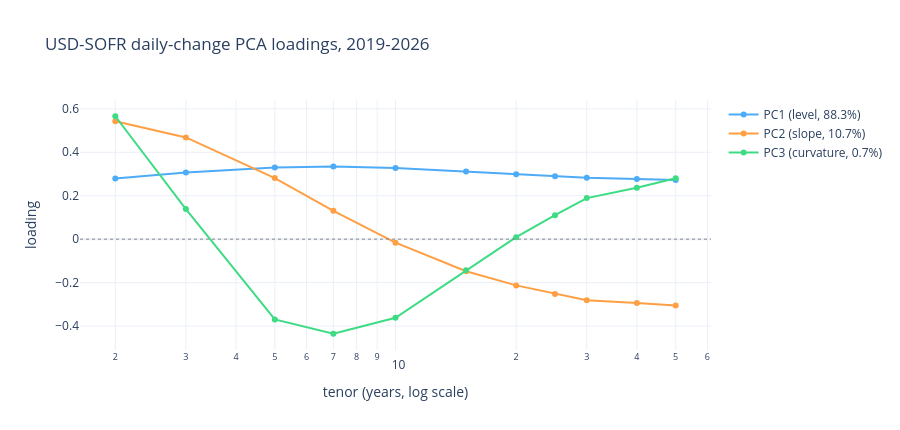

Source (notebook cell):
### Code cell
_fig = go.Figure()
for pc, colour in zip(["PC1", "PC2", "PC3"], ["#4dabf7", "#ff9f43", "#3ddc84"]):
    _fig.add_trace(go.Scatter(
        x=[fa._tenor_years(t) for t in FM.tenors], y=FM.loadings[pc].values,
        name=f"{pc} ({CLS.loc[pc, 'label']}, {100 * FM.explained_variance[pc]:.1f}%)",
        mode="lines+markers", line=dict(color=colour, width=2)))
_fig.add_hline(y=0, line=dict(color="#888", width=1, dash="dot"))
_fig.update_layout(title="USD-SOFR daily-change PCA loadings, 2019-2026",
                   xaxis_title="tenor (years, log scale)", xaxis_type="log",
                   yaxis_title="loading", height=430, template="plotly_white")
_fig

### Figure 1 — Plotly figure (JSON) as saved in the notebook; plotly's stock layout.template omitted (floating-point values rounded to 4 significant figures)
{"data": [{"line": {"color": "#4dabf7", "width": 2}, "mode": "lines+markers", "name": "PC1 (level, 88.3%)", "type": "scatter", "x": [2.0, 3.0, 5.0, 7.0, 10.0, 15.0, 20.0, 25.0, 30.0, 40.0, 50.0], "y": [0.2794, 0.3064, 0.3296, 0.334, 0.3276, 0.311, 0.2986, 0.2901, 0.2825, 0.2768, 0.2721]}, {"line": {"color": "#ff9f43", "width": 2}, "mode": "lines+markers", "name": "PC2 (slope, 10.7%)", "type": "scatter", "x": [2.0, 3.0, 5.0, 7.0, 10.0, 15.0, 20.0, 25.0, 30.0, 40.0, 50.0], "y": [0.5429, 0.4685, 0.2815, 0.1307, -0.01601, -0.1478, -0.2129, -0.252, -0.281, -0.2935, -0.3056]}, {"line": {"color": "#3ddc84", "width": 2}, "mode": "lines+markers", "name": "PC3 (curvature, 0.7%)", "type": "scatter", "x": [2.0, 3.0, 5.0, 7.0, 10.0, 15.0, 20.0, 25.0, 30.0, 40.0, 50.0], "y": [0.566, 0.1384, -0.3699, -0.4356, -0.3619, -0.143, 0.009062, 0.1103, 0.1891, 0.2367, 0.2802]}], "layout": {"height": 430, "shapes": [{"line": {"color": "#888", "dash": "dot", "width": 1}, "type": "line", "x0": 0, "x1": 1, "xref": "x domain", "y0": 0, "y1": 0, "yref": "y"}], "title": {"text": "USD-SOFR daily-change PCA loadings, 2019-2026"}, "xaxis": {"title": {"text": "tenor (years, log scale)"}, "type": "log"}, "yaxis": {"title": {"text": "loading"}}}}
